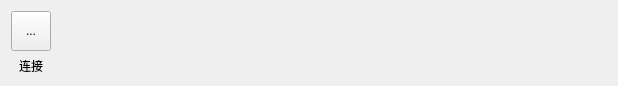
<?xml version="1.0" encoding="UTF-8"?>
<ui version="4.0">
 <class>HscCavityAnalysisAction</class>
 <widget class="QWidget" name="HscCavityAnalysisAction">
  <property name="geometry">
   <rect>
    <x>0</x>
    <y>0</y>
    <width>618</width>
    <height>78</height>
   </rect>
  </property>
  <property name="windowTitle">
   <string>Form</string>
  </property>
  <layout class="QHBoxLayout" name="horizontalLayout">
   <item>
    <layout class="QVBoxLayout" name="verticalLayout_2">
     <property name="spacing">
      <number>6</number>
     </property>
     <item alignment="Qt::AlignHCenter">
      <widget class="QToolButton" name="tBtn_connect">
       <property name="minimumSize">
        <size>
         <width>40</width>
         <height>40</height>
        </size>
       </property>
       <property name="maximumSize">
        <size>
         <width>40</width>
         <height>40</height>
        </size>
       </property>
       <property name="layoutDirection">
        <enum>Qt::LeftToRight</enum>
       </property>
       <property name="text">
        <string>...</string>
       </property>
      </widget>
     </item>
     <item>
      <widget class="QLabel" name="label_2">
       <property name="text">
        <string>连接</string>
       </property>
       <property name="alignment">
        <set>Qt::AlignCenter</set>
       </property>
      </widget>
     </item>
    </layout>
   </item>
   <item>
    <spacer name="horizontalSpacer">
     <property name="orientation">
      <enum>Qt::Horizontal</enum>
     </property>
     <property name="sizeHint" stdset="0">
      <size>
       <width>40</width>
       <height>20</height>
      </size>
     </property>
    </spacer>
   </item>
  </layout>
 </widget>
 <resources/>
 <connections/>
</ui>
